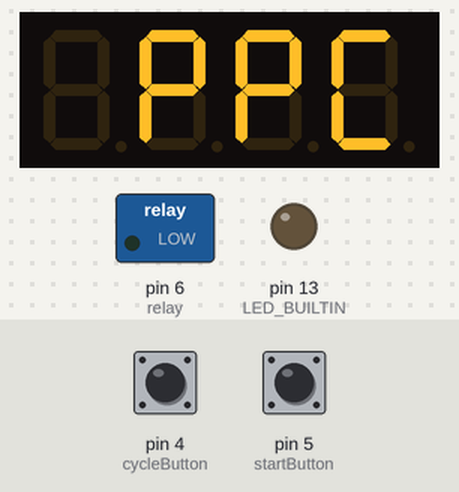
Recording of a sketch running on a simulated Arduino Nano, built with avr-gcc and run on an emulated ATmega328P. Parts: 4-digit seven-segment display, switched loads named in the sketch (green lamp = pin HIGH), output pins drawn as LEDs (lit = HIGH). The test bench sets the inputs (shaded band); at power-on: pin 4 (cycleButton) HIGH, pin 5 (startButton) HIGH.

Above: at 1.2 s.
1.3 s: pin 4 (cycleButton) pulled LOW for 0.15 s
At 2.5 s:
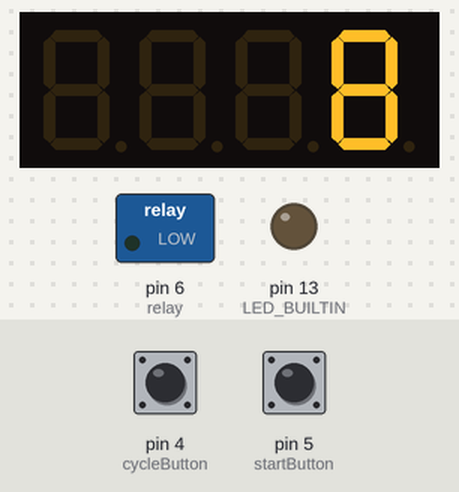
2.9 s: pin 5 (startButton) pulled LOW for 0.15 s
At 6.5 s:
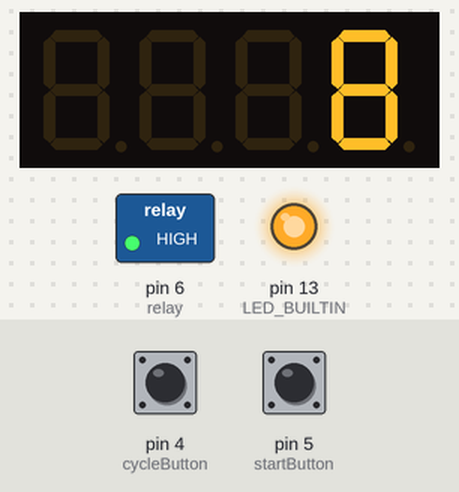
Timing chart, 0 to 8.4 s (numbered marks = the images above; inputs shaded):
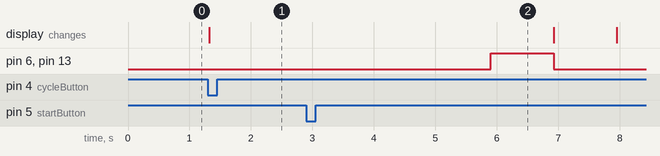

Measured:
- after the input at 1.3 s, the display: changes at once (image 1)
- after the input at 2.9 s, pin 6 (relay), pin 13 (LED_BUILTIN): LOW → HIGH after 3.0 s, → LOW 1.0 s later

The sketch:

ppc1500.ino
```cpp
/*
   PPC 1500 TIMER UNIT

   morten.teinum@gmail.com

   "line is ready" [3s] [beep]             [beep]
                        [ .... count down  .... ]

   Hardware:

   Arduino Nano Board
   Grove Shield for Arduino Nano
   Grove - Relay (D6)
   Grove Dual Button (D4)
   Grove - 4-Digit Display (D2)
   12V relay> 896-1AH-D1

   Controls:

   CycleButton:
   0: Reset, display: PPC
   1:   8 sec
   2:  12 sec
   3:  20 sec
   4:  35 sec
   5:  90 sec
   6: 120 sec
   7: 165 sec

   Start:
   Starts the selected program.
*/

#include "TM1637.h"

const int CLK = 2;
const int DIO = 3;
TM1637 tm1637(CLK, DIO);

int cycleButton = 4;
int startButton = 5;
int relay = 6;

const int beepTime = 2000;
const int programTimes[] = {0, 8, 12, 20, 35, 90, 120, 165};
const int programCount = sizeof(programTimes) / sizeof(int);

// program state
int selectedProgram = 0;
int previousCycleButtonState = HIGH;
int previousStartButtonState = HIGH;

void displayPpc() {
  int8_t timeDisplay[] = {0x7f, 'P', 'P', 'C'};
  tm1637.display(timeDisplay);
}

void setup() {
  Serial.begin(9600);
  tm1637.init();
  tm1637.set(BRIGHT_TYPICAL);//BRIGHT_TYPICAL = 2,BRIGHT_DARKEST = 0,BRIGHTEST = 7;

  pinMode(cycleButton, INPUT);
  pinMode(startButton, INPUT);
  pinMode(LED_BUILTIN, OUTPUT);
  pinMode(relay, OUTPUT);

  displayPpc();
}

void setSelectedProgram(int value) {
  selectedProgram = value % programCount;

  if (selectedProgram == 0) {
    displayPpc();
  } else {
    tm1637.displayNum(programTimes[selectedProgram]);
  }
}

void beepOn() {
  digitalWrite(LED_BUILTIN, HIGH);
  digitalWrite(relay, HIGH);
}

void beepOff() {
  digitalWrite(LED_BUILTIN, LOW);
  digitalWrite(relay, LOW);
}

void loopChangeProgram() {
  setSelectedProgram(selectedProgram + 1);
}

void loopStartProgram() {
  if (!selectedProgram)
    return;

  // "LINE IS READY"
  // 3 sec

  delay(3000);

  int beepTime = 1;
  int remainingSeconds = programTimes[selectedProgram] - 1;

  beepOn();

  for (int i = 0; remainingSeconds >= 0; remainingSeconds--, i++) {

    // first off
    if (i == beepTime) {
      beepOff();
    }

    delay(1000);

    tm1637.displayNum(remainingSeconds);

    // last on
    if (remainingSeconds == beepTime) {
      beepOn();
    }
  }

  beepOff();

  setSelectedProgram(0);

  delay(100);
}

void loop() {

  int reading = digitalRead(cycleButton);

  if (reading != previousCycleButtonState) {
    if (reading == LOW) {
      loopChangeProgram();
    }

    previousCycleButtonState = reading;
  }

  reading = digitalRead(startButton);

  if (reading != previousStartButtonState) {

    if (reading == LOW) {
      loopStartProgram();
    }

    previousStartButtonState = reading;
  }
}
```
